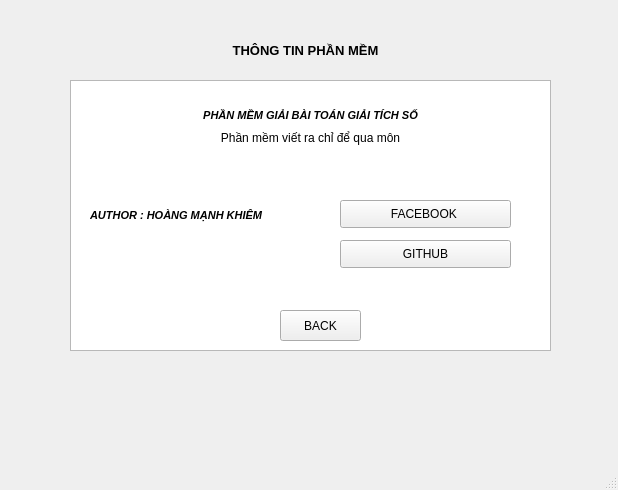
<?xml version="1.0" encoding="UTF-8"?>
<ui version="4.0">
 <class>aboutMain</class>
 <widget class="QMainWindow" name="aboutMain">
  <property name="geometry">
   <rect>
    <x>0</x>
    <y>0</y>
    <width>618</width>
    <height>490</height>
   </rect>
  </property>
  <property name="windowTitle">
   <string>MainWindow</string>
  </property>
  <widget class="QWidget" name="centralwidget">
   <widget class="QLabel" name="label">
    <property name="geometry">
     <rect>
      <x>0</x>
      <y>40</y>
      <width>611</width>
      <height>20</height>
     </rect>
    </property>
    <property name="font">
     <font>
      <family>Arial</family>
      <pointsize>10</pointsize>
      <weight>75</weight>
      <bold>true</bold>
     </font>
    </property>
    <property name="text">
     <string>THÔNG TIN PHẦN MỀM</string>
    </property>
    <property name="alignment">
     <set>Qt::AlignCenter</set>
    </property>
   </widget>
   <widget class="QTextBrowser" name="textBrowser">
    <property name="geometry">
     <rect>
      <x>70</x>
      <y>80</y>
      <width>481</width>
      <height>271</height>
     </rect>
    </property>
   </widget>
   <widget class="QLabel" name="label_2">
    <property name="geometry">
     <rect>
      <x>90</x>
      <y>200</y>
      <width>221</width>
      <height>31</height>
     </rect>
    </property>
    <property name="font">
     <font>
      <family>Arial</family>
      <pointsize>8</pointsize>
      <weight>75</weight>
      <italic>true</italic>
      <bold>true</bold>
     </font>
    </property>
    <property name="text">
     <string>AUTHOR : HOÀNG MẠNH KHIÊM</string>
    </property>
   </widget>
   <widget class="QLabel" name="label_3">
    <property name="geometry">
     <rect>
      <x>70</x>
      <y>100</y>
      <width>481</width>
      <height>31</height>
     </rect>
    </property>
    <property name="font">
     <font>
      <family>Arial</family>
      <pointsize>8</pointsize>
      <weight>75</weight>
      <italic>true</italic>
      <bold>true</bold>
     </font>
    </property>
    <property name="text">
     <string>PHẦN MỀM GIẢI BÀI TOÁN GIẢI TÍCH SỐ</string>
    </property>
    <property name="alignment">
     <set>Qt::AlignCenter</set>
    </property>
   </widget>
   <widget class="QPushButton" name="fb">
    <property name="geometry">
     <rect>
      <x>340</x>
      <y>200</y>
      <width>171</width>
      <height>28</height>
     </rect>
    </property>
    <property name="text">
     <string>FACEBOOK </string>
    </property>
   </widget>
   <widget class="QPushButton" name="github">
    <property name="geometry">
     <rect>
      <x>340</x>
      <y>240</y>
      <width>171</width>
      <height>28</height>
     </rect>
    </property>
    <property name="text">
     <string>GITHUB</string>
    </property>
   </widget>
   <widget class="QLabel" name="label_4">
    <property name="geometry">
     <rect>
      <x>70</x>
      <y>130</y>
      <width>481</width>
      <height>16</height>
     </rect>
    </property>
    <property name="text">
     <string>Phần mềm viết ra chỉ để qua môn</string>
    </property>
    <property name="alignment">
     <set>Qt::AlignCenter</set>
    </property>
   </widget>
   <widget class="QPushButton" name="back">
    <property name="geometry">
     <rect>
      <x>280</x>
      <y>310</y>
      <width>81</width>
      <height>31</height>
     </rect>
    </property>
    <property name="text">
     <string>BACK</string>
    </property>
   </widget>
  </widget>
  <widget class="QMenuBar" name="menubar">
   <property name="geometry">
    <rect>
     <x>0</x>
     <y>0</y>
     <width>618</width>
     <height>26</height>
    </rect>
   </property>
  </widget>
  <widget class="QStatusBar" name="statusbar"/>
 </widget>
 <resources/>
 <connections/>
</ui>
